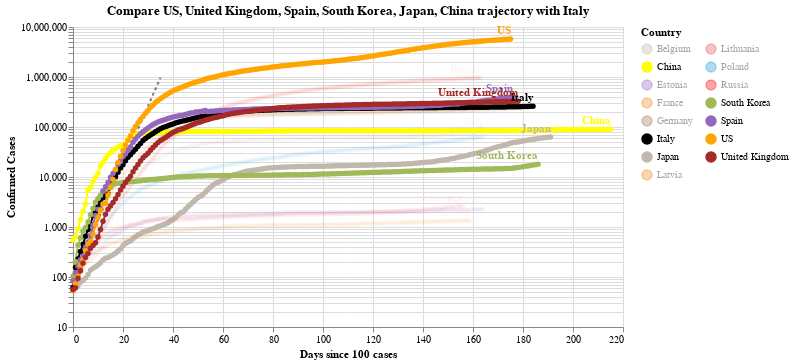

Notebook source saved alongside this figure:
### Code cell
#hide_input
chart2 = make_since_chart(dff2, ['US', 'United Kingdom', 'Spain', 'South Korea', 'Japan', 'China'], baseline_countries)
chart2

### Figure 1 — Vega-Lite specification as saved in the notebook (floating-point values rounded to 4 significant figures; data arrays with more than 128 entries replaced by an {"elided": "..."} marker saying what was removed)
{"config": {"view": {"continuousWidth": 400, "continuousHeight": 300}}, "layer": [{"data": {"name": "data-628230001892d6798b50651be41d1b3e"}, "mark": {"type": "line", "color": "black", "opacity": 0.5, "strokeDash": [3, 3]}, "encoding": {"x": {"type": "quantitative", "field": "Days since 100 cases"}, "y": {"type": "quantitative", "field": "Confirmed Cases"}}}, {"data": {"name": "data-9d5fdae46543c3f64ecbac10b159a8da"}, "mark": {"type": "line", "point": true}, "encoding": {"color": {"type": "nominal", "field": "Country", "legend": {"columns": 2}, "scale": {"domain": ["Belgium", "China", "Estonia", "France", "Germany", "Italy", "Japan", "Latvia", "Lithuania", "Poland", "Russia", "South Korea", "Spain", "US", "United Kingdom"], "range": ["#C1B7AD", "yellow", "#9467bd", "#F58518", "#9D755D", "black", "#C1B7AD", "#F58518", "#E45756", "#2495D3", "red", "#A1BA59", "#9467bd", "orange", "brown"]}}, "opacity": {"condition": {"value": 1, "selection": "selector006"}, "value": 0.05}, "tooltip": [{"type": "nominal", "field": "Country"}, {"type": "temporal", "field": "Date"}, {"type": "quantitative", "field": "Confirmed Cases"}, {"type": "quantitative", "field": "Days since 100 cases"}], "x": {"type": "quantitative", "field": "Days since 100 cases"}, "y": {"type": "quantitative", "field": "Confirmed Cases", "scale": {"type": "log"}}}, "selection": {"selector006": {"type": "multi", "fields": ["Country"], "bind": "legend", "init": [{"Country": "US"}, {"Country": "United Kingdom"}, {"Country": "Spain"}, {"Country": "South Korea"}, {"Country": "Japan"}, {"Country": "China"}, {"Country": "Italy"}]}}, "width": 550}, {"data": {"name": "data-9d5fdae46543c3f64ecbac10b159a8da"}, "mark": {"type": "text", "align": "right", "dy": -8, "fontWeight": "bold"}, "encoding": {"color": {"type": "nominal", "field": "Country", "legend": {"columns": 2}, "scale": {"domain": ["Belgium", "China", "Estonia", "France", "Germany", "Italy", "Japan", "Latvia", "Lithuania", "Poland", "Russia", "South Korea", "Spain", "US", "United Kingdom"], "range": ["#C1B7AD", "yellow", "#9467bd", "#F58518", "#9D755D", "black", "#C1B7AD", "#F58518", "#E45756", "#2495D3", "red", "#A1BA59", "#9467bd", "orange", "brown"]}}, "opacity": {"condition": {"value": 1, "selection": "selector006"}, "value": 0.05}, "text": {"type": "nominal", "field": "Country"}, "tooltip": [{"type": "nominal", "field": "Country"}, {"type": "temporal", "field": "Date"}, {"type": "quantitative", "field": "Confirmed Cases"}, {"type": "quantitative", "field": "Days since 100 cases"}], "x": {"type": "quantitative", "field": "Days since 100 cases"}, "y": {"type": "quantitative", "field": "Confirmed Cases", "scale": {"type": "log"}}}, "transform": [{"filter": "(datum['Date'] >= 1598227200000)"}], "width": 550}], "title": "Compare US, United Kingdom, Spain, South Korea, Japan, China trajectory with Italy", "$schema": "https://vega.github.io/schema/vega-lite/v4.0.2.json", "datasets": {"data-628230001892d6798b50651be41d1b3e": [{"Days since 100 cases": 0, "Confirmed Cases": 100.0}, {"Days since 100 cases": 1, "Confirmed Cases": 130.0}, {"Days since 100 cases": 2, "Confirmed Cases": 169.0}, {"Days since 100 cases": 3, "Confirmed Cases": 219.7}, {"Days since 100 cases": 4, "Confirmed Cases": 285.6}, {"Days since 100 cases": 5, "Confirmed Cases": 371.3}, {"Days since 100 cases": 6, "Confirmed Cases": 482.7}, {"Days since 100 cases": 7, "Confirmed Cases": 627.5}, {"Days since 100 cases": 8, "Confirmed Cases": 815.7}, {"Days since 100 cases": 9, "Confirmed Cases": 1060.0}, {"Days since 100 cases": 10, "Confirmed Cases": 1379.0}, {"Days since 100 cases": 11, "Confirmed Cases": 1792.0}, {"Days since 100 cases": 12, "Confirmed Cases": 2330.0}, {"Days since 100 cases": 13, "Confirmed Cases": 3029.0}, {"Days since 100 cases": 14, "Confirmed Cases": 3937.0}, {"Days since 100 cases": 15, "Confirmed Cases": 5119.0}, {"Days since 100 cases": 16, "Confirmed Cases": 6654.0}, {"Days since 100 cases": 17, "Confirmed Cases": 8650.0}, {"Days since 100 cases": 18, "Confirmed Cases": 11250.0}, {"Days since 100 cases": 19, "Confirmed Cases": 14620.0}, {"Days since 100 cases": 20, "Confirmed Cases": 19000.0}, {"Days since 100 cases": 21, "Confirmed Cases": 24710.0}, {"Days since 100 cases": 22, "Confirmed Cases": 32120.0}, {"Days since 100 cases": 23, "Confirmed Cases": 41750.0}, {"Days since 100 cases": 24, "Confirmed Cases": 54280.0}, {"Days since 100 cases": 25, "Confirmed Cases": 70560.0}, {"Days since 100 cases": 26, "Confirmed Cases": 91730.0}, {"Days since 100 cases": 27, "Confirmed Cases": 119300.0}, {"Days since 100 cases": 28, "Confirmed Cases": 155000.0}, {"Days since 100 cases": 29, "Confirmed Cases": 201500.0}, {"Days since 100 cases": 30, "Confirmed Cases": 262000.0}, {"Days since 100 cases": 31, "Confirmed Cases": 340600.0}, {"Days since 100 cases": 32, "Confirmed Cases": 442800.0}, {"Days since 100 cases": 33, "Confirmed Cases": 575600.0}, {"Days since 100 cases": 34, "Confirmed Cases": 748300.0}, {"Days since 100 cases": 35, "Confirmed Cases": 972800.0}], "data-9d5fdae46543c3f64ecbac10b159a8da": {"elided": "2653 records"}}}
